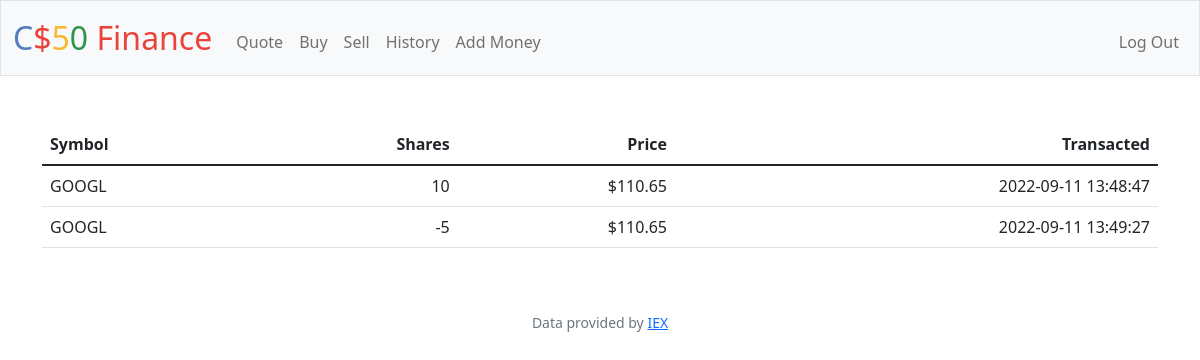
Screenshot of /history (signed in) with the database file from the repository.
### tables this page shows
CREATE TABLE history (
user_id INTEGER,
symbol TEXT,
share INTEGER,
price INTEGER,
date TIMESTAMP NOT NULL DEFAULT CURRENT_TIMESTAMP,
FOREIGN KEY (user_id) REFERENCES users(id));

### app.py (the view)
@app.route("/history")
@login_required
def history():
    user_id = session["user_id"]
    histories = db.execute("SELECT * FROM history WHERE user_id = ?", user_id)
    return render_template("history.html", histories=histories)

### app.py (called while the page is built)
@app.after_request
def after_request(response):
    response.headers["Cache-Control"] = "no-cache, no-store, must-revalidate"
    response.headers["Expires"] = 0
    response.headers["Pragma"] = "no-cache"
    return response

### helpers.py (called while the page is built)
def login_required(f):
    @wraps(f)
    def decorated_function(*args, **kwargs):
        if session.get("user_id") is None:
            return redirect("/login")
        return f(*args, **kwargs)
    return decorated_function

### templates/history.html
{% extends "layout.html" %} {% block title %} History {% endblock %} {% block
main %}
<table class="table">
	<thead>
		<tr>
			<th class="text-start">Symbol</th>
			<th class="text-end">Shares</th>
			<th class="text-end">Price</th>
			<th class="text-end">Transacted</th>
		</tr>
	</thead>
	<tbody>
		{% for history in histories %}
		<tr>
			<td class="text-start">{{ history["symbol"] }}</td>
			<td class="text-end">{{ history["share"] }}</td>
			<td class="text-end">{{ history["price"] }}</td>
			<td class="text-end">{{ history["date"] }}</td>
		</tr>
		{% endfor %}
	</tbody>
</table>
{% endblock %}

### rows the page displays
history: symbol "GOOGL", share "10", price "$110.65", date "2022-09-11 13:48:47"
history: symbol "GOOGL", share "-5", price "$110.65", date "2022-09-11 13:49:27"
